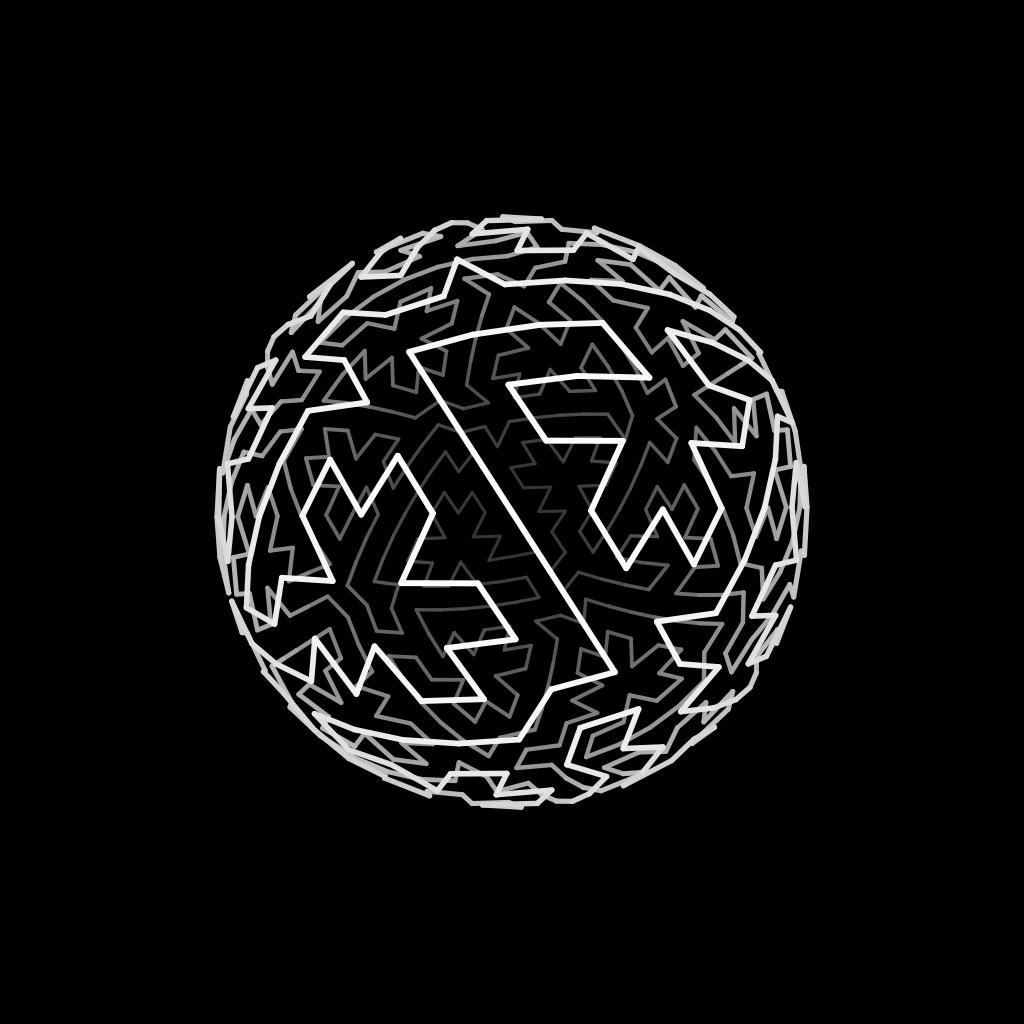

Generate this figure with Python:
import numpy as np
from scipy.spatial import distance_matrix

import sys
sys.path.insert(0, '../../tools')
from rendering import *
from tsp import *
from project_3d import *
from icosphere import *


name = 'icosphere_snails'
width, height = 1024, 1024
duration = 4 * 8



def genererate_points():
    points = icosphere(3)
    np.save(f'{name}.npy', points)


def solve_tsp():
    points = np.load(f'{name}.npy')
    write_tsp_dist(f'{name}.tsp', distance_matrix(points, points) * 10000)
    run_linkern(f'{name}.tsp', f'{name}.cyc', '../../tools/linkern.exe')
    order = read_cyc(f'{name}.cyc')
    points = points[np.array(order)]
    np.save(f'{name}.npy', points)



# Render frame at time t
def make_frame(t):
    surface = gz.Surface(width, height)
    progress = t / duration

    # get points
    r = 0.5
    points = np.load(f'{name}.npy') * r

    # line progress
    segments = interval_progresses(progress, duration, ['ease_out', 'ease_in']*(duration//2))
    phase = np.floor(sum(segments)) % 4
    f_even = sum(segments[::4] + segments[1::4]) % 1
    f_odd = sum(segments[2::4] + segments[3::4]) % 1

    # project to screen with rotated camera
    points = np.concatenate([points, np.ones((len(points),1))], axis=1).T
    C = get_camera_matrix(t_z=np.pi/2 + 1, t_x=-2*np.pi * progress)
    points, z = project(C, points, (width, height))

    # switch from points to lines
    lines = np.array([(points[i], points[(i+1)%len(points)]) for i in range(len(points))])
    z_lines = np.array([ (z[i] + z[(i+1)%len(z)]) / 2 for i in range(len(z))])
    # split into even and odd lines
    l_even = lines[::2]; z_even = z_lines[::2]
    l_odd = lines[1::2]; z_odd = z_lines[1::2]
    # sort each by depth
    i_even = np.argsort(z_even)
    l_even = l_even[i_even]
    z_even = z_even[i_even]
    i_odd = np.argsort(z_odd)
    l_odd = l_odd[i_odd]
    z_odd = z_odd[i_odd]

    # relative depth for shading
    z_min, z_max = z_lines.min(), z_lines.max()
    z_middle = (z_min + z_max)/2
    e_ratios = (r + z_even - z_middle) / (2*r)
    o_ratios = (r + z_odd - z_middle) / (2*r)

    # draw lines
    for i in range(len(l_even)):
        # even
        p0, p1 = l_even[i]
        mid = p0 * (1 - f_even) + p1 * f_even
        end = p0 if (phase == 1) else p1
        gz.polyline(points=[mid, end],
                    stroke_width=(3 + 3 * e_ratios[i]),
                    stroke=[0.2 + 0.8 * e_ratios[i]]*3,
                    line_cap='round').draw(surface)
        # odd
        p0, p1 = l_odd[i]
        mid = p0 * (1 - f_odd) + p1 * f_odd
        end = p0 if (phase == 3) else p1
        gz.polyline(points=[mid, end],
                    stroke_width=(3 + 3 * o_ratios[i]),
                    stroke=[0.2 + 0.8 * o_ratios[i]]*3,
                    line_cap='round').draw(surface)

    return surface.get_npimage()


# Render animation
if __name__ == '__main__':
    # genererate_points()
    # solve_tsp()

    save_poster(name, make_frame)
    # render_webm(name, make_frame, duration, webm_params)
    # convert_to_mp4(name, mp4_params)
